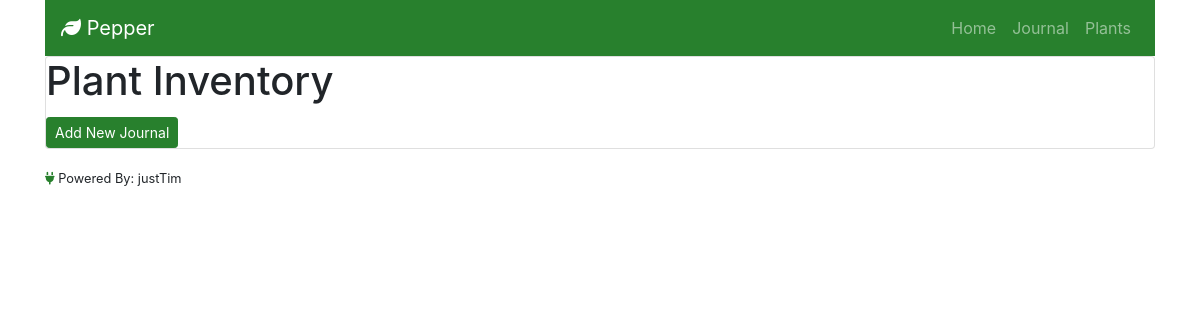
/plants/, run on an earlier commit of the app's database.
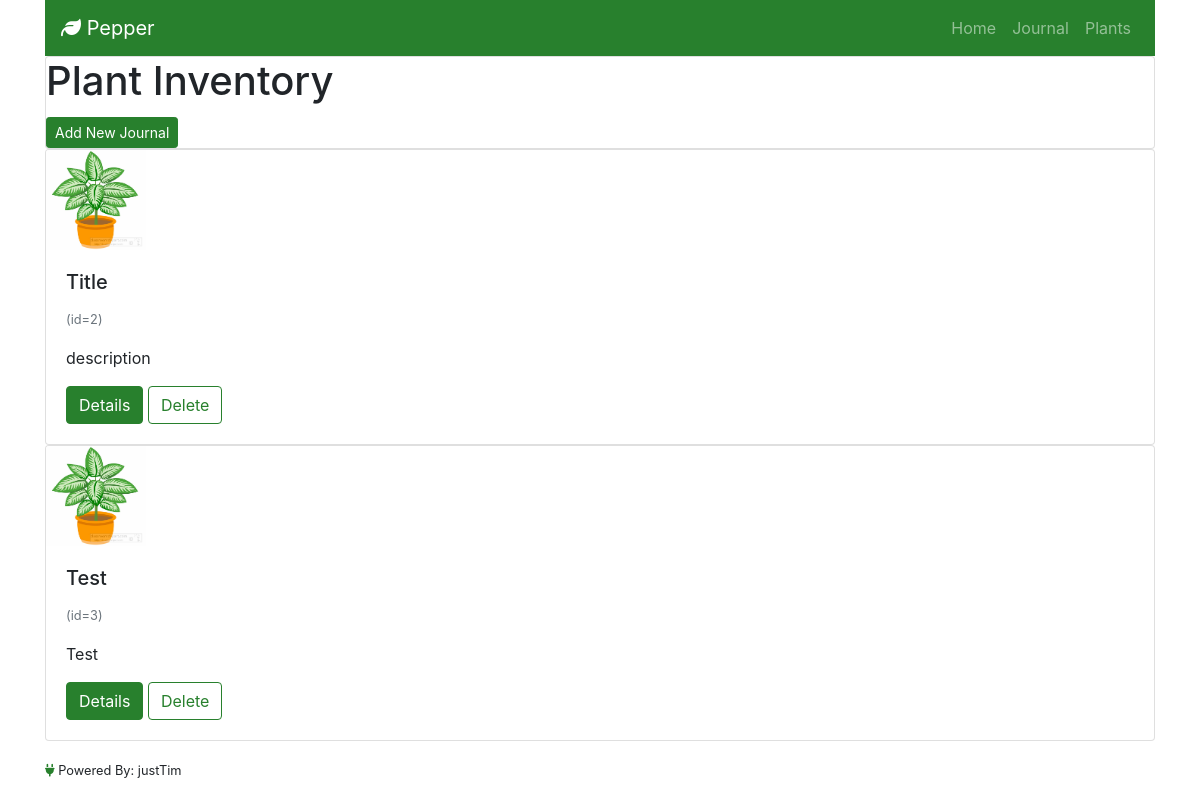
And on a later commit of the database.
### journal/models.py (models this page shows, shortened)
class Plants(models.Model):
    title = models.CharField(max_length=200)
    description = models.TextField()
    created_date = models.DateTimeField(default=timezone.now)
    update_date = models.DateTimeField(auto_now=True)

### journal/views.py (the view)
# urls.py: path('plants/', views.plants, name='plants'),
def plants(request):
   logger.info('Plants')
   plants = Plants.objects.all()
   logger.info(f'Qty: {plants.count()}')
   context = {
      'plants': plants,
   }
   return render(request, 'plants.html', context)

### templates/plants.html
{% extends 'base.html' %}
{% load static %}
{% block content %}
    <div class="card">
        <h1 class="card-title">Plant Inventory</h1>
        <div>
            <a href="{% url 'plants_new' %}" class="btn btn-primary btn-sm">Add New Journal</a>
        </div>
    </div>
    {% for plant in plants %}
        <div class="card plant" style="">
            <img src="{% static "images/plant.jpg" %}" class="card-img-top plant_img_top" alt="Plant Inventory Entry" style="height:100px; width:100px">
            <div class="card-body">
                <h5 class="card-title">{{ plant.title }}</h5>
                <p><small class="text-muted">(id={{ plant.id }})</small></p>
                <p class="card-text">{{ plant.description|linebreaksbr }}</p>
                <a href="{% url 'plants_detail' id=plant.id %}" class="btn btn-primary">Details</a>
                <a href="{% url 'plants_delete' id=plant.id %}" class="btn btn-outline-primary">Delete</a>
            </div>
        </div>
    {% endfor %}
{% endblock %}

What changed in the data, as far as the page shows it:
added Plants: title "Title", id "2", description "description"
added Plants: title "Test", id "3", description "Test"
